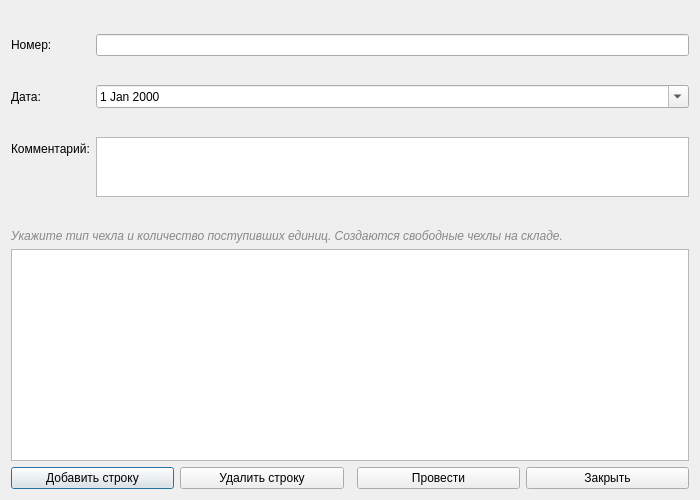
<?xml version="1.0" encoding="UTF-8"?>
<ui version="4.0">
    <class>CaseIncomeForm</class>
    <widget class="QDialog" name="CaseIncomeForm">
        <property name="geometry">
            <rect><x>0</x><y>0</y><width>700</width><height>500</height></rect>
        </property>
        <property name="windowTitle">
            <string>Form</string>
        </property>
        <layout class="QVBoxLayout" name="verticalLayout">
            <item>
                <layout class="QFormLayout" name="formLayout">
                    <item row="0" column="0"><widget class="QLabel" name="label_2"><property name="text"><string>Номер:</string></property></widget></item>
                    <item row="0" column="1"><widget class="QLineEdit" name="lineEditNumber"/></item>
                    <item row="1" column="0"><widget class="QLabel" name="label_3"><property name="text"><string>Дата:</string></property></widget></item>
                    <item row="1" column="1"><widget class="QDateEdit" name="dateEdit"><property name="calendarPopup"><bool>true</bool></property></widget></item>
                    <item row="2" column="0"><widget class="QLabel" name="label_4"><property name="text"><string>Комментарий:</string></property></widget></item>
                    <item row="2" column="1"><widget class="QTextEdit" name="textEditComment"><property name="maximumSize"><size><width>16777215</width><height>60</height></size></property></widget></item>
                </layout>
            </item>
            <item>
                <widget class="QLabel" name="labelHint">
                    <property name="text">
                        <string>Укажите тип чехла и количество поступивших единиц. Создаются свободные чехлы на складе.</string>
                    </property>
                    <property name="styleSheet">
                        <string>QLabel { color: #888; font-style: italic; }</string>
                    </property>
                </widget>
            </item>
            <item>
                <widget class="QTableView" name="tableView">
                    <property name="alternatingRowColors"><bool>true</bool></property>
                </widget>
            </item>
            <item>
                <layout class="QHBoxLayout" name="horizontalLayout">
                    <item><widget class="QPushButton" name="btnAddRow"><property name="text"><string>Добавить строку</string></property></widget></item>
                    <item><widget class="QPushButton" name="btnDeleteRow"><property name="text"><string>Удалить строку</string></property></widget></item>
                    <item><spacer name="horizontalSpacer"><property name="orientation"><enum>Qt::Horizontal</enum></property></spacer></item>
                    <item><widget class="QPushButton" name="btnPost"><property name="text"><string>Провести</string></property></widget></item>
                    <item><widget class="QPushButton" name="btnClose"><property name="text"><string>Закрыть</string></property></widget></item>
                </layout>
            </item>
        </layout>
    </widget>
    <resources/>
    <connections/>
</ui>
